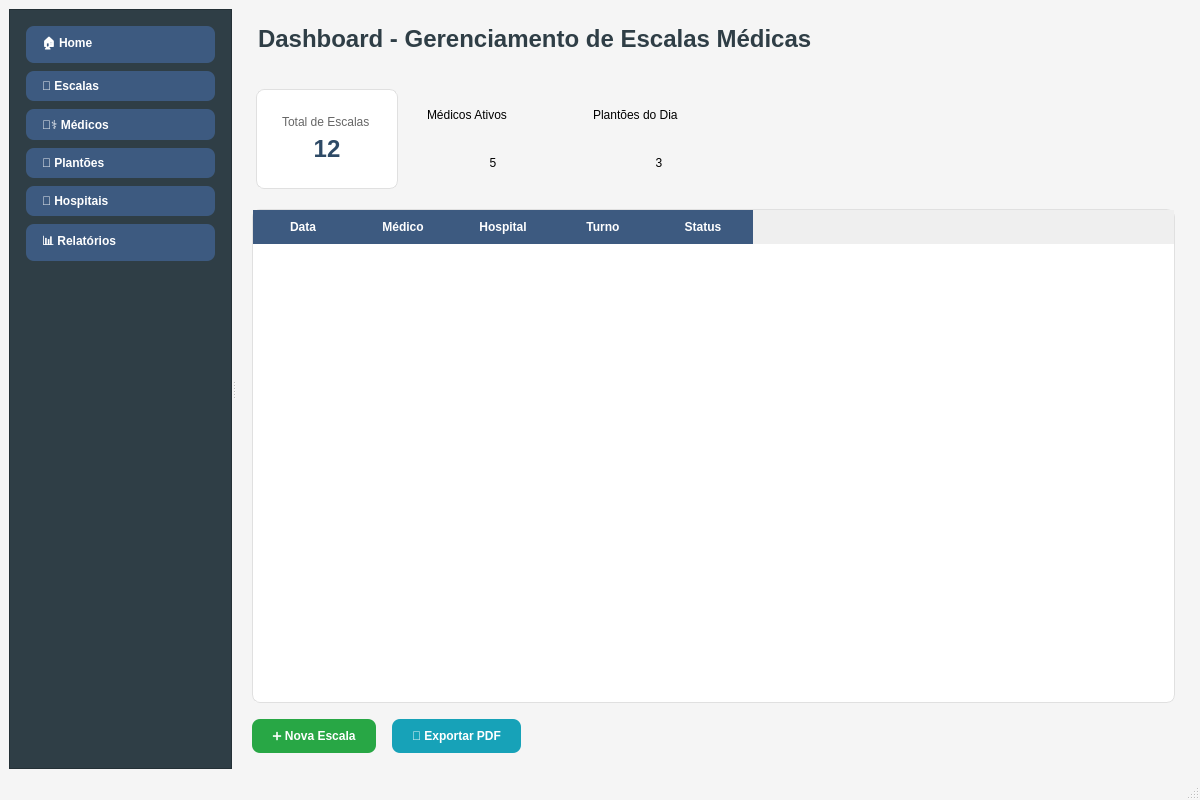
<?xml version="1.0" encoding="UTF-8"?>
<ui version="4.0">
 <class>DashboardWindow</class>
 <widget class="QMainWindow" name="DashboardWindow">
  <property name="geometry">
   <rect>
    <x>0</x>
    <y>0</y>
    <width>1200</width>
    <height>800</height>
   </rect>
  </property>
  <property name="windowTitle">
   <string>Dashboard Principal</string>
  </property>
  <property name="styleSheet">
   <string notr="true">
   QMainWindow {
       background-color: #f5f5f5;
   }
   QFrame#cardResumo {
       background-color: white;
       border: 1px solid #e0e0e0;
       border-radius: 8px;
       padding: 16px;
       margin: 4px;
   }
   QLabel#tituloCard {
       color: #666;
       font-size: 12px;
       font-weight: normal;
   }
   QLabel#valorCard {
       color: #2E4A66;
       font-size: 24px;
       font-weight: bold;
   }
   </string>
  </property>
  <widget class="QWidget" name="centralwidget">
   <layout class="QHBoxLayout" name="horizontalLayout">
    <item>
     <widget class="QSplitter" name="mainSplitter">
      <property name="orientation">
       <enum>Qt::Horizontal</enum>
      </property>
      <widget class="QFrame" name="menuLateral">
       <property name="minimumSize">
        <size>
         <width>200</width>
         <height>0</height>
        </size>
       </property>
       <property name="maximumSize">
        <size>
         <width>250</width>
         <height>16777215</height>
        </size>
       </property>
       <property name="styleSheet">
        <string notr="true">
        QFrame#menuLateral {
            background-color: #2F3E46;
        }
        QPushButton {
            background-color: #3D5A80;
            color: white;
            border-radius: 8px;
            padding: 8px 16px;
            font-weight: bold;
            text-align: left;
            border: none;
        }
        QPushButton:hover {
            background-color: #2E4A66;
        }
        QPushButton:pressed {
            background-color: #1D3557;
        }
        </string>
       </property>
       <property name="frameShape">
        <enum>QFrame::StyledPanel</enum>
       </property>
       <layout class="QVBoxLayout" name="menuLayout">
        <property name="spacing">
         <number>8</number>
        </property>
        <property name="leftMargin">
         <number>16</number>
        </property>
        <property name="topMargin">
         <number>16</number>
        </property>
        <property name="rightMargin">
         <number>16</number>
        </property>
        <property name="bottomMargin">
         <number>16</number>
        </property>
        <item>
         <widget class="QPushButton" name="btnHome">
          <property name="text">
           <string>🏠 Home</string>
          </property>
         </widget>
        </item>
        <item>
         <widget class="QPushButton" name="btnEscalas">
          <property name="text">
           <string>📅 Escalas</string>
          </property>
         </widget>
        </item>
        <item>
         <widget class="QPushButton" name="btnMedicos">
          <property name="text">
           <string>👨‍⚕️ Médicos</string>
          </property>
         </widget>
        </item>
        <item>
         <widget class="QPushButton" name="btnPlantoes">
          <property name="text">
           <string>🏥 Plantões</string>
          </property>
         </widget>
        </item>
        <item>
         <widget class="QPushButton" name="btnHospitais">
          <property name="text">
           <string>🏢 Hospitais</string>
          </property>
         </widget>
        </item>
        <item>
         <widget class="QPushButton" name="btnRelatorios">
          <property name="text">
           <string>📊 Relatórios</string>
          </property>
         </widget>
        </item>
        <item>
         <spacer name="verticalSpacer">
          <property name="orientation">
           <enum>Qt::Vertical</enum>
          </property>
          <property name="sizeHint" stdset="0">
           <size>
            <width>20</width>
            <height>40</height>
           </size>
          </property>
         </spacer>
        </item>
       </layout>
      </widget>
      <widget class="QWidget" name="conteudoPrincipal">
       <layout class="QVBoxLayout" name="conteudoLayout">
        <property name="spacing">
         <number>16</number>
        </property>
        <property name="leftMargin">
         <number>16</number>
        </property>
        <property name="topMargin">
         <number>16</number>
        </property>
        <property name="rightMargin">
         <number>16</number>
        </property>
        <property name="bottomMargin">
         <number>16</number>
        </property>
        <item>
         <widget class="QLabel" name="tituloPage">
          <property name="styleSheet">
           <string notr="true">
           font-size: 24px;
           font-weight: bold;
           color: #2F3E46;
           margin-bottom: 16px;
           </string>
          </property>
          <property name="text">
           <string>Dashboard - Gerenciamento de Escalas Médicas</string>
          </property>
         </widget>
        </item>
        <item>
         <layout class="QHBoxLayout" name="cardsLayout">
          <property name="spacing">
           <number>16</number>
          </property>
          <item>
           <widget class="QFrame" name="cardResumo">
            <property name="minimumSize">
             <size>
              <width>150</width>
              <height>100</height>
             </size>
            </property>
            <layout class="QVBoxLayout" name="cardLayout1">
             <item>
              <widget class="QLabel" name="tituloCard">
               <property name="text">
                <string>Total de Escalas</string>
               </property>
              </widget>
             </item>
             <item>
              <widget class="QLabel" name="valorCard">
               <property name="text">
                <string>12</string>
               </property>
               <property name="alignment">
                <set>Qt::AlignCenter</set>
               </property>
              </widget>
             </item>
            </layout>
           </widget>
          </item>
          <item>
           <widget class="QFrame" name="cardResumo">
            <property name="minimumSize">
             <size>
              <width>150</width>
              <height>100</height>
             </size>
            </property>
            <layout class="QVBoxLayout" name="cardLayout2">
             <item>
              <widget class="QLabel" name="tituloCard">
               <property name="text">
                <string>Médicos Ativos</string>
               </property>
              </widget>
             </item>
             <item>
              <widget class="QLabel" name="valorCard">
               <property name="text">
                <string>5</string>
               </property>
               <property name="alignment">
                <set>Qt::AlignCenter</set>
               </property>
              </widget>
             </item>
            </layout>
           </widget>
          </item>
          <item>
           <widget class="QFrame" name="cardResumo">
            <property name="minimumSize">
             <size>
              <width>150</width>
              <height>100</height>
             </size>
            </property>
            <layout class="QVBoxLayout" name="cardLayout3">
             <item>
              <widget class="QLabel" name="tituloCard">
               <property name="text">
                <string>Plantões do Dia</string>
               </property>
              </widget>
             </item>
             <item>
              <widget class="QLabel" name="valorCard">
               <property name="text">
                <string>3</string>
               </property>
               <property name="alignment">
                <set>Qt::AlignCenter</set>
               </property>
              </widget>
             </item>
            </layout>
           </widget>
          </item>
          <item>
           <spacer name="horizontalSpacer">
            <property name="orientation">
             <enum>Qt::Horizontal</enum>
            </property>
            <property name="sizeHint" stdset="0">
             <size>
              <width>40</width>
              <height>20</height>
             </size>
            </property>
           </spacer>
          </item>
         </layout>
        </item>
        <item>
         <widget class="QTableWidget" name="tabelaEscalas">
          <property name="styleSheet">
           <string notr="true">
           QTableWidget {
               background-color: white;
               border: 1px solid #e0e0e0;
               border-radius: 8px;
               gridline-color: #f0f0f0;
           }
           QHeaderView::section {
               background-color: #3D5A80;
               color: white;
               padding: 8px;
               border: none;
               font-weight: bold;
           }
           QTableWidget::item {
               padding: 8px;
               border-bottom: 1px solid #f0f0f0;
           }
           QTableWidget::item:selected {
               background-color: #e3f2fd;
           }
           </string>
          </property>
          <column>
           <property name="text">
            <string>Data</string>
           </property>
          </column>
          <column>
           <property name="text">
            <string>Médico</string>
           </property>
          </column>
          <column>
           <property name="text">
            <string>Hospital</string>
           </property>
          </column>
          <column>
           <property name="text">
            <string>Turno</string>
           </property>
          </column>
          <column>
           <property name="text">
            <string>Status</string>
           </property>
          </column>
         </widget>
        </item>
        <item>
         <layout class="QHBoxLayout" name="botoesLayout">
          <property name="spacing">
           <number>16</number>
          </property>
          <item>
           <widget class="QPushButton" name="btnNovaEscala">
            <property name="styleSheet">
             <string notr="true">
             QPushButton {
                 background-color: #28a745;
                 color: white;
                 border-radius: 8px;
                 padding: 10px 20px;
                 font-weight: bold;
                 border: none;
             }
             QPushButton:hover {
                 background-color: #218838;
             }
             QPushButton:pressed {
                 background-color: #1e7e34;
             }
             </string>
            </property>
            <property name="text">
             <string>➕ Nova Escala</string>
            </property>
           </widget>
          </item>
          <item>
           <widget class="QPushButton" name="btnExportarPDF">
            <property name="styleSheet">
             <string notr="true">
             QPushButton {
                 background-color: #17a2b8;
                 color: white;
                 border-radius: 8px;
                 padding: 10px 20px;
                 font-weight: bold;
                 border: none;
             }
             QPushButton:hover {
                 background-color: #138496;
             }
             QPushButton:pressed {
                 background-color: #0f6674;
             }
             </string>
            </property>
            <property name="text">
             <string>📄 Exportar PDF</string>
            </property>
           </widget>
          </item>
          <item>
           <spacer name="horizontalSpacer_2">
            <property name="orientation">
             <enum>Qt::Horizontal</enum>
            </property>
            <property name="sizeHint" stdset="0">
             <size>
              <width>40</width>
              <height>20</height>
             </size>
            </property>
           </spacer>
          </item>
         </layout>
        </item>
       </layout>
      </widget>
     </widget>
    </item>
   </layout>
  </widget>
  <widget class="QStatusBar" name="statusbar"/>
 </widget>
 <resources/>
 <connections/>
</ui>
